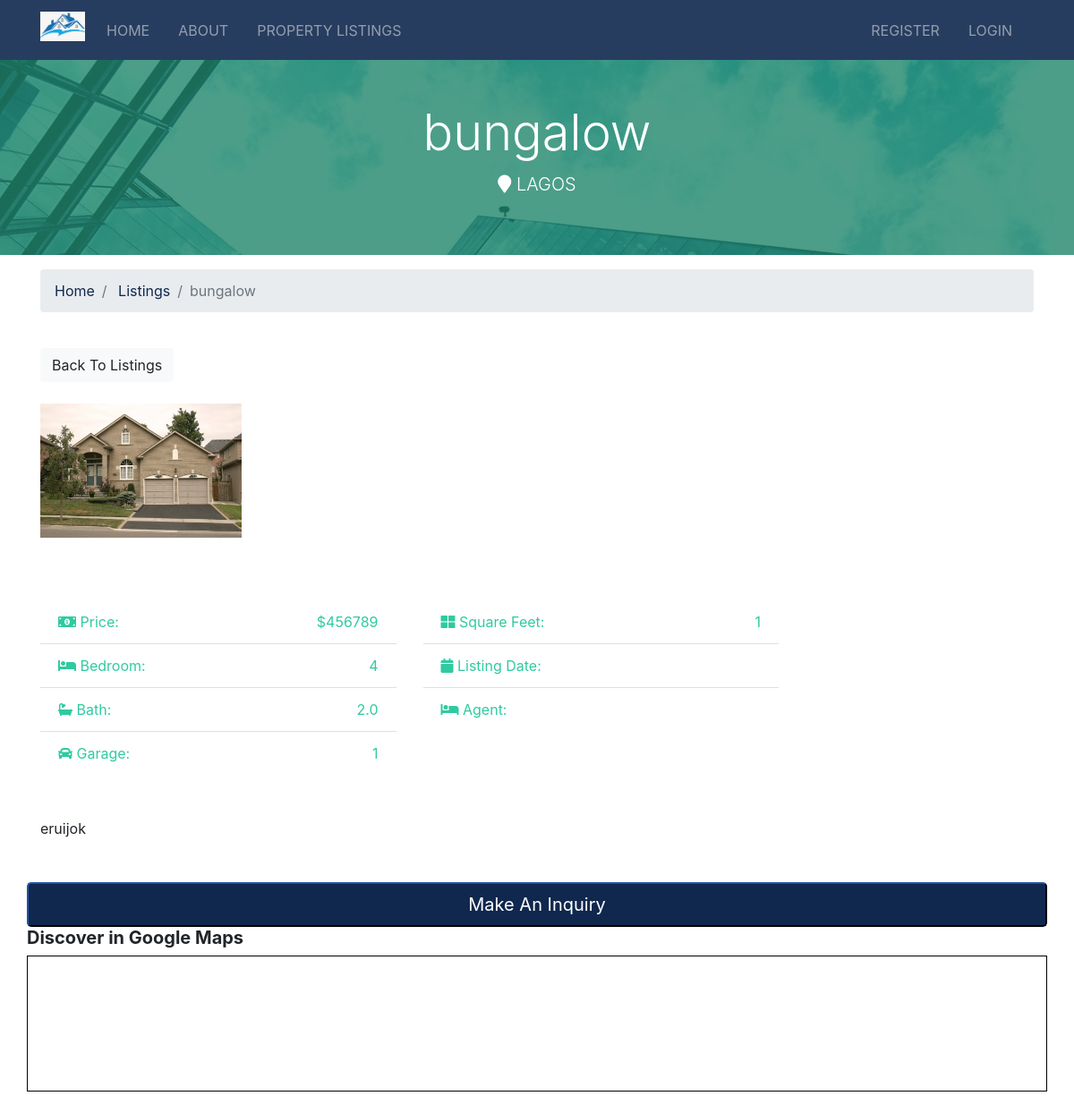
Page /detail/1/ on the committed database.
### user/models.py (models this page shows, shortened)
class Listing(models.Model):
     agent = models.ForeignKey(Agent, on_delete=models.DO_NOTHING ,null=True, blank=False)
     title = models.CharField(max_length=500, null=True, blank=False)
     price = models.IntegerField(null=True)
     address =models.CharField(max_length=500, null=True, blank=False)
     city = models.CharField(max_length=500, null=True, blank=False)
     description = models.TextField(max_length=500, null=True, blank=True)
     bedrooms = models.IntegerField(null=True)
     bathrooms = models.DecimalField(null=True,max_digits=2, decimal_places=1)
     garage = models.IntegerField(null=True,default=0)
     sqft = models.IntegerField(null=True)
     created_at = models.DateTimeField(auto_now_add=True)
     updated_at = models.DateTimeField(auto_now=True)
     image = models.ImageField(null=True, blank=True)
     image2 = models.ImageField(null=True, blank=True)
     image3 = models.ImageField(null=True, blank=True)
     image4 = models.ImageField(null=True, blank=True)
     @property
     def imageURL(self):
         try:
             url = self.image.url
         except:
             url = ''
         return url

### user/views.py (the view)
# urls.py: path('detail/<int:pk>/', views.detail, name='detail'),
def detail(request,pk):
    listing = get_object_or_404(Listing, pk=pk)
    context ={'listing':listing}
    return render(request,'user/detail.html', context)

### user/templates/user/detail.html (shortened to what this page needs)
{% extends 'user/base.html' %}
{% load humanize %}
{% block content %}
    <section id="showcase-inner" class="py-5 text-white">
        <div class="container">
            <div class="row text-center">
                <div class="col-md-12">
                    <h1 class="display-4">{{ listing.title }}</h1>
                    <p class="lead">
                        <i class="fas fa-map-marker"></i> {{ listing.city }}
                        </p>
                </div>
            </div>
        </div>
    </section>
    <section id="bc" class="mt-3">
        <div class="container">
            <nav>
                <ol class="breadcrumb">
                    <li class="breadcrumb-item">
                        <a href="{% url 'user:index' %}">Home</a>
                    </li>
                    <li class="breadcrumb-item">
                        <a href="{% url 'user:listings' %}">Listings</a>
                    </li>
                    <li class="breadcrumb-item active">{{ listing.title }}</li>
                </ol>
            </nav>
        </div>
    </section>
    <section id="listing" class="py-4">
        <div class="container">
            <a href="{% url 'user:listings' %}" class="btn btn-light mb-4">Back To Listings</a>
            <div class="row">
                <div class="col-md-9">
                    <img src="{{ listing.imageURL }}" alt="" class="img-main img-fluid mb-3" height="150px " style="object-fit: contain;">
                    <div class="row mb-5 fields">
                        <div class="col-md-6">
                            <ul class="list-group list-group-flush">
                                <li class="list-group-item text-secondary">
                                    <i class="fas fa-money-bill-alt"></i> Price:
                                    <span class="float-right">${{ listing.price  }}</span>
                                </li>
                                <li class="list-group-item text-secondary">
                                    <i class="fas fa-bed"></i> Bedroom:
                                    <span class="float-right">{{ listing.bedrooms }}</span>
                                </li>
                                <li class="list-group-item text-secondary">
                                    <i class="fas fa-bath"></i> Bath:
                                    <span class="float-right">{{ listing.bathrooms }}</span>
                                </li>
                                <li class="list-group-item text-secondary">
                                    <i class="fas fa-car"></i> Garage:
                                    <span class="float-right">{{ listing.garage }}</span>
                                </li>
                            </ul>
                        </div>
                        <div class="col-md-6">
                            <ul class="list-group list-group-flush">
                                <li class="list-group-item text-secondary">
                                    <i class="fas fa-th-large"></i> Square Feet:
                                    <span class="float-right">{{ listing.sqft }}</span>
                                </li>
                                <li class="list-group-item text-secondary">
                                    <i class="fas fa-calendar"></i> Listing Date:
                                </li>
                                <li class="list-group-item text-secondary">
                                    <i class="fas fa-bed"></i> Agent:
                                </li>
                            </ul>
                        </div>
                    </div>
                    <div class="row mb-5">
                        <div class="col-md-12" align="justify">
                            {{ listing.description }}
                        </div>
                    </div>
                </div>
                    <button class="btn-primary btn-block btn-lg" data-toggle="modal" data-target="#inquiryModal">
                        Make An
                        Inquiry
                    </button>
                                      <br>
                   <h5 align="center"><strong>Discover in Google Maps</strong></h5>
                    <iframe
                       width="110%"
                       height="50%"
                       frameborder="0" style="border:1px solid black"
                       src="https://www.google.com/maps/embed/v1/place?key=API KEY
                         &q= {{ listing.address }}+{{ listing.city }},{{ listing.province }}" allowfullscreen>
                   </iframe>
                </div>
            </div>
    </section>
{% endblock %}

### realestate/static/css/all.css (style rules this page uses)
.fa, .fas, .far, .fal, .fab { -moz-osx-font-smoothing: grayscale; -webkit-font-smoothing: antialiased; display: inline-block; font-style: normal; font-variant: normal; text-rendering: auto; line-height: 1; }
.fa-bath:before { content: "\f2cd"; }
.fa-bed:before { content: "\f236"; }
.fa-calendar:before { content: "\f133"; }
.fa-car:before { content: "\f1b9"; }
.fa-map-marker:before { content: "\f041"; }
.fa-money-bill-alt:before { content: "\f3d1"; }
.fa-th-large:before { content: "\f009"; }
.fa, .fas { font-family: 'Font Awesome 5 Free'; font-weight: 900; }

### realestate/static/css/style.css (style rules this page uses)
#showcase-inner { background: url(/static/images/building.jpg) no-repeat top center fixed; position: relative; overflow: hidden; min-height: 200px; }
#showcase-inner::before { content: ''; position: absolute; top: 0; left: 0; min-height: 100%; width: 100%; background: rgba(32, 134, 107, 0.8); }

### rows in the picture
Listing: title "bungalow", city "LAGOS", imageURL (picture), price "456789", bedrooms "4", bathrooms "2.0", garage "1", sqft "1", description "eruijok"
